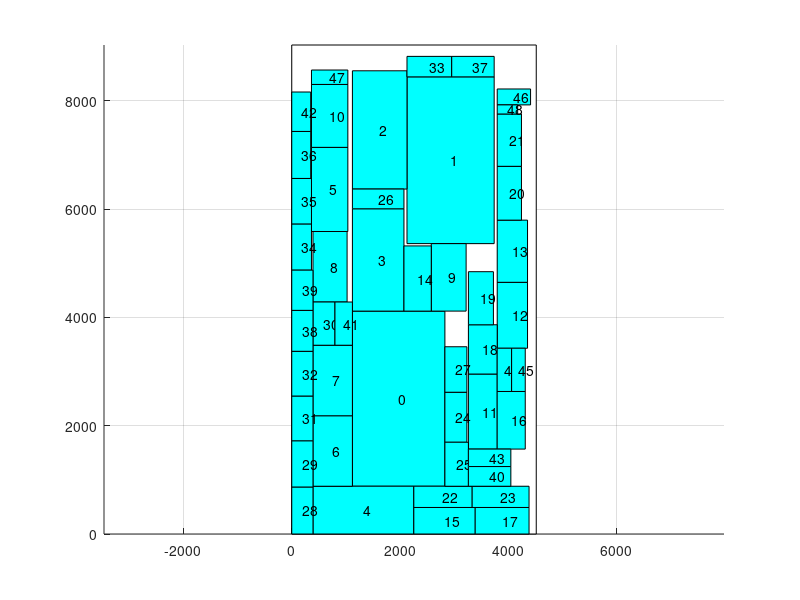

Write the MATLAB code that produced this figure.
axis equal;
hold on;
grid on;
cap_x=[ 0 0 4515 4515 0 ];
cap_y=[ 0 9030 9030 0 0 ];
fill(cap_x,cap_y,'w');
block_x=[ 1120 2828 2828 1120 1120 ];
block_y=[ 882 882 4116 4116 882 ];
fill(block_x,block_y,'c');
text(1974,2499,'0');
block_x=[ 2128 3738 3738 2128 2128 ];
block_y=[ 5362 5362 8442 8442 5362 ];
fill(block_x,block_y,'c');
text(2933,6902,'1');
block_x=[ 1120 2128 2128 1120 1120 ];
block_y=[ 6370 6370 8554 8554 6370 ];
fill(block_x,block_y,'c');
text(1624,7462,'2');
block_x=[ 1120 2072 2072 1120 1120 ];
block_y=[ 4116 4116 6006 6006 4116 ];
fill(block_x,block_y,'c');
text(1596,5061,'3');
block_x=[ 392 2254 2254 392 392 ];
block_y=[ 0 0 882 882 0 ];
fill(block_x,block_y,'c');
text(1323,441,'4');
block_x=[ 364 1036 1036 364 364 ];
block_y=[ 5586 5586 7140 7140 5586 ];
fill(block_x,block_y,'c');
text(700,6363,'5');
block_x=[ 392 1120 1120 392 392 ];
block_y=[ 882 882 2184 2184 882 ];
fill(block_x,block_y,'c');
text(756,1533,'6');
block_x=[ 392 1120 1120 392 392 ];
block_y=[ 2184 2184 3486 3486 2184 ];
fill(block_x,block_y,'c');
text(756,2835,'7');
block_x=[ 392 1022 1022 392 392 ];
block_y=[ 4284 4284 5586 5586 4284 ];
fill(block_x,block_y,'c');
text(707,4935,'8');
block_x=[ 2576 3220 3220 2576 2576 ];
block_y=[ 4116 4116 5362 5362 4116 ];
fill(block_x,block_y,'c');
text(2898,4739,'9');
block_x=[ 364 1036 1036 364 364 ];
block_y=[ 7140 7140 8302 8302 7140 ];
fill(block_x,block_y,'c');
text(700,7721,'10');
block_x=[ 3262 3794 3794 3262 3262 ];
block_y=[ 1568 1568 2954 2954 1568 ];
fill(block_x,block_y,'c');
text(3528,2261,'11');
block_x=[ 3794 4354 4354 3794 3794 ];
block_y=[ 3430 3430 4648 4648 3430 ];
fill(block_x,block_y,'c');
text(4074,4039,'12');
block_x=[ 3794 4354 4354 3794 3794 ];
block_y=[ 4648 4648 5796 5796 4648 ];
fill(block_x,block_y,'c');
text(4074,5222,'13');
block_x=[ 2072 2576 2576 2072 2072 ];
block_y=[ 4116 4116 5320 5320 4116 ];
fill(block_x,block_y,'c');
text(2324,4718,'14');
block_x=[ 2254 3388 3388 2254 2254 ];
block_y=[ 0 0 490 490 0 ];
fill(block_x,block_y,'c');
text(2821,245,'15');
block_x=[ 3794 4312 4312 3794 3794 ];
block_y=[ 1568 1568 2632 2632 1568 ];
fill(block_x,block_y,'c');
text(4053,2100,'16');
block_x=[ 3388 4382 4382 3388 3388 ];
block_y=[ 0 0 490 490 0 ];
fill(block_x,block_y,'c');
text(3885,245,'17');
block_x=[ 3262 3794 3794 3262 3262 ];
block_y=[ 2954 2954 3864 3864 2954 ];
fill(block_x,block_y,'c');
text(3528,3409,'18');
block_x=[ 3262 3724 3724 3262 3262 ];
block_y=[ 3864 3864 4844 4844 3864 ];
fill(block_x,block_y,'c');
text(3493,4354,'19');
block_x=[ 3794 4242 4242 3794 3794 ];
block_y=[ 5796 5796 6790 6790 5796 ];
fill(block_x,block_y,'c');
text(4018,6293,'20');
block_x=[ 3794 4242 4242 3794 3794 ];
block_y=[ 6790 6790 7756 7756 6790 ];
fill(block_x,block_y,'c');
text(4018,7273,'21');
block_x=[ 2254 3332 3332 2254 2254 ];
block_y=[ 490 490 882 882 490 ];
fill(block_x,block_y,'c');
text(2793,686,'22');
block_x=[ 3332 4382 4382 3332 3332 ];
block_y=[ 490 490 882 882 490 ];
fill(block_x,block_y,'c');
text(3857,686,'23');
block_x=[ 2828 3234 3234 2828 2828 ];
block_y=[ 1694 1694 2618 2618 1694 ];
fill(block_x,block_y,'c');
text(3031,2156,'24');
block_x=[ 2828 3262 3262 2828 2828 ];
block_y=[ 882 882 1694 1694 882 ];
fill(block_x,block_y,'c');
text(3045,1288,'25');
block_x=[ 1120 2072 2072 1120 1120 ];
block_y=[ 6006 6006 6370 6370 6006 ];
fill(block_x,block_y,'c');
text(1596,6188,'26');
block_x=[ 2828 3234 3234 2828 2828 ];
block_y=[ 2618 2618 3458 3458 2618 ];
fill(block_x,block_y,'c');
text(3031,3038,'27');
block_x=[ 0 392 392 0 0 ];
block_y=[ 0 0 868 868 0 ];
fill(block_x,block_y,'c');
text(196,434,'28');
block_x=[ 0 392 392 0 0 ];
block_y=[ 868 868 1722 1722 868 ];
fill(block_x,block_y,'c');
text(196,1295,'29');
block_x=[ 392 798 798 392 392 ];
block_y=[ 3486 3486 4284 4284 3486 ];
fill(block_x,block_y,'c');
text(595,3885,'30');
block_x=[ 0 392 392 0 0 ];
block_y=[ 1722 1722 2548 2548 1722 ];
fill(block_x,block_y,'c');
text(196,2135,'31');
block_x=[ 0 392 392 0 0 ];
block_y=[ 2548 2548 3374 3374 2548 ];
fill(block_x,block_y,'c');
text(196,2961,'32');
block_x=[ 2128 2954 2954 2128 2128 ];
block_y=[ 8442 8442 8820 8820 8442 ];
fill(block_x,block_y,'c');
text(2541,8631,'33');
block_x=[ 0 364 364 0 0 ];
block_y=[ 4872 4872 5726 5726 4872 ];
fill(block_x,block_y,'c');
text(182,5299,'34');
block_x=[ 0 364 364 0 0 ];
block_y=[ 5726 5726 6566 6566 5726 ];
fill(block_x,block_y,'c');
text(182,6146,'35');
block_x=[ 0 350 350 0 0 ];
block_y=[ 6566 6566 7434 7434 6566 ];
fill(block_x,block_y,'c');
text(175,7000,'36');
block_x=[ 2954 3738 3738 2954 2954 ];
block_y=[ 8442 8442 8820 8820 8442 ];
fill(block_x,block_y,'c');
text(3346,8631,'37');
block_x=[ 0 392 392 0 0 ];
block_y=[ 3374 3374 4130 4130 3374 ];
fill(block_x,block_y,'c');
text(196,3752,'38');
block_x=[ 0 392 392 0 0 ];
block_y=[ 4130 4130 4872 4872 4130 ];
fill(block_x,block_y,'c');
text(196,4501,'39');
block_x=[ 3262 4046 4046 3262 3262 ];
block_y=[ 882 882 1246 1246 882 ];
fill(block_x,block_y,'c');
text(3654,1064,'40');
block_x=[ 798 1120 1120 798 798 ];
block_y=[ 3486 3486 4284 4284 3486 ];
fill(block_x,block_y,'c');
text(959,3885,'41');
block_x=[ 0 350 350 0 0 ];
block_y=[ 7434 7434 8162 8162 7434 ];
fill(block_x,block_y,'c');
text(175,7798,'42');
block_x=[ 3262 4046 4046 3262 3262 ];
block_y=[ 1246 1246 1568 1568 1246 ];
fill(block_x,block_y,'c');
text(3654,1407,'43');
block_x=[ 3794 4060 4060 3794 3794 ];
block_y=[ 2632 2632 3430 3430 2632 ];
fill(block_x,block_y,'c');
text(3927,3031,'44');
block_x=[ 4060 4312 4312 4060 4060 ];
block_y=[ 2632 2632 3430 3430 2632 ];
fill(block_x,block_y,'c');
text(4186,3031,'45');
block_x=[ 3794 4410 4410 3794 3794 ];
block_y=[ 7924 7924 8218 8218 7924 ];
fill(block_x,block_y,'c');
text(4102,8071,'46');
block_x=[ 364 1036 1036 364 364 ];
block_y=[ 8302 8302 8568 8568 8302 ];
fill(block_x,block_y,'c');
text(700,8435,'47');
block_x=[ 3794 4172 4172 3794 3794 ];
block_y=[ 7756 7756 7924 7924 7756 ];
fill(block_x,block_y,'c');
text(3983,7840,'48');
